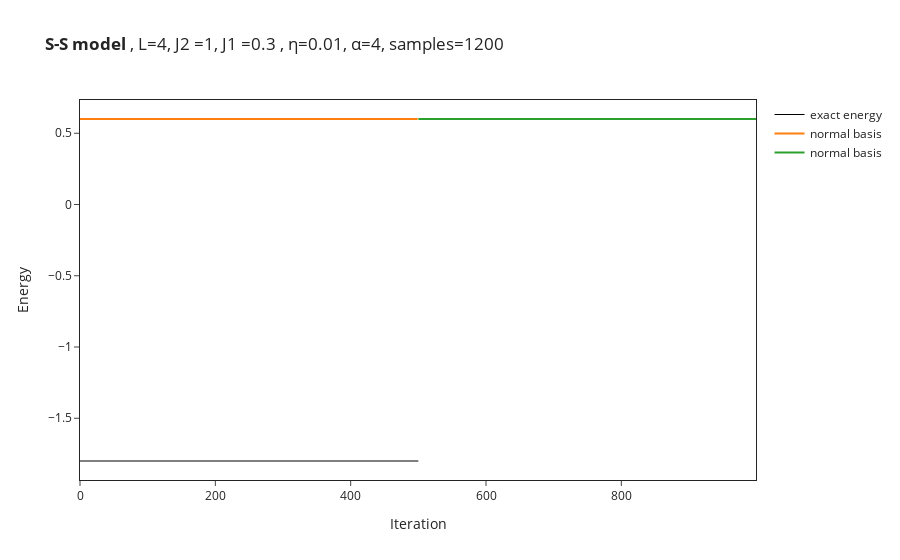

Notebook source saved alongside this figure:
### Code cell
# import the data from log file
OUT_NAME_suffixless=OUT_NAME
data = []
for i in range(no_of_runs):
    data.append(json.load(open(OUT_NAME_suffixless+str(i)+".log")))
names = ["normal basis","MSR basis"]
if DTYPE==np.complex128:
    energy_convergence = [data[i]["Energy"]["Mean"]["real"] for i in range(no_of_runs)]
    # DS_factor_convergence = [data[i]["DS_factor"]["Mean"]["real"] for i in range(no_of_runs)]
else:
    energy_convergence = [data[i]["Energy"]["Mean"] for i in range(no_of_runs)]
    # DS_factor_convergence = [data[i]["DS_factor"]["Mean"] for i in range(no_of_runs)]
for i in range(no_of_runs):
    figure.add_trace(go.Scatter(
        x=data[i]["Energy"]["iters"], y=energy_convergence[i],
        name=names[i]
    ))
    # figure.add_trace(go.Scatter(
    #     x=data[i]["Energy"]["iters"], y=DS_factor_convergence[i],
    #     name=names[i]+"_DS"
    # ))

#figure.add_hline(y=exact_gs_energy)
figure.update_layout(xaxis_title="Iteration",yaxis_title="Energy")
figure.show()

### Figure 1 — Plotly figure (JSON) as saved in the notebook; plotly's stock layout.template omitted (floating-point values rounded to 4 significant figures; data arrays with more than 128 entries replaced by an {"elided": "..."} marker saying what was removed)
{"data": [{"line": {"color": "#000000", "width": 1}, "mode": "lines", "name": "exact energy", "type": "scatter", "x": [0, 500], "y": [-1.8, -1.8]}, {"name": "normal basis", "type": "scatter", "x": {"elided": "500 int values"}, "y": {"elided": "500 float values"}}, {"name": "normal basis", "type": "scatter", "x": {"elided": "500 int values"}, "y": {"elided": "500 float values"}}], "layout": {"title": {"text": "<b>S-S model </b>, L=4, J2 =1, J1 =0.3 , η=0.01, α=4, samples=1200"}, "xaxis": {"mirror": true, "showline": true, "title": {"text": "Iteration"}}, "yaxis": {"mirror": true, "showline": true, "title": {"text": "Energy"}}}}
